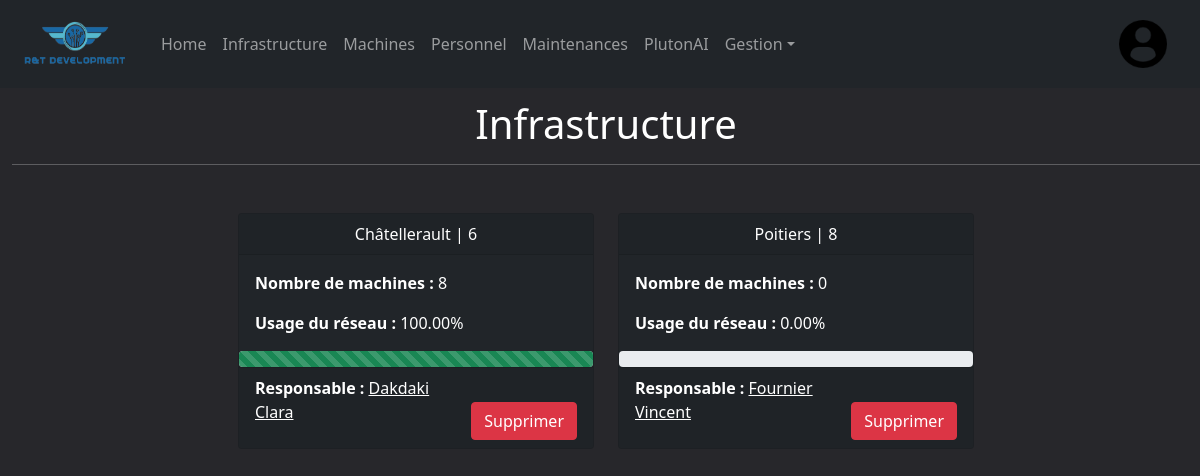
Screenshot of /computerApp/infrastructures/ (signed in) with the database file from the repository.
### computerApp/models.py (models this page shows, shortened)
class Infrastructure(models.Model):
    id = models.AutoField(primary_key=True, editable=False)
    nom = models.CharField(max_length=32)
    machines = models.ManyToManyField(Machine)
    responsable = models.ForeignKey(Personnel, on_delete=models.SET_NULL, null=True)
    usage_percentage = models.FloatField(default=0)

class Personnel(models.Model):
    SEXES = (
        ('Homme', ('Homme - Employé')),
        ('Femme', ('Femme - Employée')),
        ('Inconnu', ('Inconnu - ?')),
    )
    num_secu = models.CharField(primary_key=True,default=0,max_length=13)
    nom = models.CharField(max_length=8)
    prenom = models.CharField(max_length=8)
    sexe = models.CharField(max_length=7, choices=SEXES, default='Inconnu')

### computerApp/views.py (the view)
# urls.py: path('infrastructures/', views.infra_list_view, name='infrastructures'),
@login_required
def infra_list_view(request):
	infras = Infrastructure.objects.all()
	for infra in infras:
		total_machines = infra.machines.count()
		active_machines = infra.machines.filter(etat=True).count()
		if total_machines > 0:
			infra.usage_percentage = active_machines / total_machines * 100
		else:
			infra.usage_percentage = 0
	context={'infras': infras}
	return render(request, 'computerApp/infra_list.html', context)

### computerApp/templates/computerApp/infra_list.html (shortened to what this page needs)
{% extends "index.html" %}
{% load static %}
{% block content %}
<div class="filter">
  <h1>Infrastructure</h1>
<div>
<hr>
{% if infras %}
<div class="container my-5">
  <div class="row justify-content-center">
    {% for infra in infras %}
    <div class="col-md-4">
      <div class="card">
        <div class="card-header text-center">{{ infra.nom }} | {{ infra.id }}</div>
        <div class="card-body">
          <p class="card-text"><strong>Nombre de machines :</strong> {{ infra.machines.count }}</p>
          <p class="card-text"><strong>Usage du réseau :</strong> {{ infra.usage_percentage|floatformat:2 }}%</p>
        </div>
        <div class="progress">
          <div class="progress-bar progress-bar-striped bg-success" role="progressbar" style="width: {{ infra.usage_percentage }}%" aria-valuenow="{{ infra.usage_percentage }}" aria-valuemin="0" aria-valuemax="100"></div>
        </div>
        <div class="card-footer text-right d-flex justify-content-between align-items-end">
          <p class="card-text"><strong>Responsable :</strong> <a href="{% url 'personnel-detail' infra.responsable.num_secu %}"> {{ infra.responsable.nom }} {{ infra.responsable.prenom }} </a></p>
          <form method="post" action="{% url 'delete_infrastructure' infra.id %}" onsubmit="return confirm('Êtes-vous sûr de vouloir supprimer cette infrastructure ?')">
            <button type="submit" class="btn btn-danger">Supprimer</button>
          </form>
        </div>
      </div>
    </div>
    {% endfor %}
  </div>
</div>
{% else %}
<div class="alert alert-danger">
    Il n'y a pas d'Infrastructure(s)
  </div>
{% endif %}
{% endblock %}

### computerApp/static/css/styles.css (style rules this page uses)
body { background-color: #27272b; color: #fff; }
a { color: #fff; }
div h1 { color: #ffffff; display: flex; justify-content: center; align-items: center; margin-top: 1%; }
.card { background-color: #212529; }
.card button { margin-top: 3%; }
.filter { margin-left: 1%; }

### rows the page displays
Infrastructure: nom "Châtellerault", id "6", machines.count "8", usage_percentage "100.00", responsable.nom "Dakdaki", responsable.prenom "Clara"
Infrastructure: nom "Poitiers", id "8", machines.count "0", usage_percentage "0.00", responsable.nom "Fournier", responsable.prenom "Vincent"
